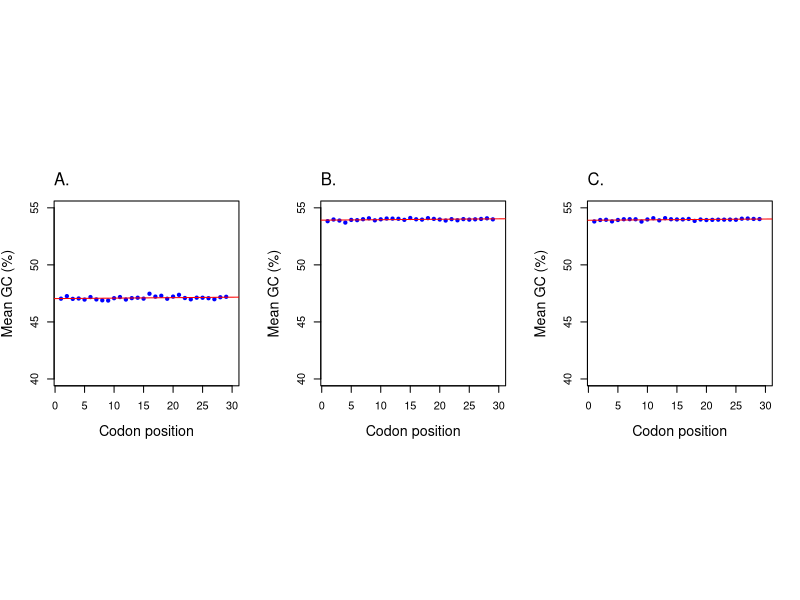

Source code (R):
#Supplementary Figure 4

data1 <- read.csv("Hyperthermophiles.csv",header=T)
attach(data1)

data2 <- read.csv("Thermophiles.csv",header=T)
attach(data2)

data3 <- read.csv("Mesophiles.csv",header=T)
attach(data3)

# Hyperthermophiles

dims1 <- dim(data1)

m.gc1 <- c()
for (i in c(4:dims1[2])) {
    gc <- unlist(data1[i]) * 100
    m.gc1 <- c(m.gc1, mean(gc))
}

core.gc1 <- unlist(data1$Core_GC) * 100
m.gc1 <- c(m.gc1, mean(core.gc1))

x1 <- 1:length(m.gc1) 

# Thermophiles 

dims2 <- dim(data2)

m.gc2 <- c()
for (i in c(4:dims2[2])) {
    gc2 <- unlist(data2[i]) * 100
    m.gc2 <- c(m.gc2, mean(gc2))
}

core.gc2 <- unlist(data2$Core_GC) * 100
m.gc2 <- c(m.gc2, mean(core.gc2))

x2 <- 1:length(m.gc2) 

# Mesoophiles

dims3 <- dim(data3)

m.gc3 <- c()
for (i in c(4:dims3[2])) {
    gc3 <- unlist(data3[i]) * 100
    m.gc3 <- c(m.gc3, mean(gc3))
}

core.gc3 <- unlist(data3$Core_GC) * 100
m.gc3 <- c(m.gc3, mean(core.gc3))  

x3 <- 1:length(m.gc3) 

col_v.1 <- rep("blue", length(m.gc1) - 1)
col_v <- c(col_v.1, "red")

# Output PDF
pdf("SFig4_Core_GC3.pdf", height=5, width=10)
par(mfrow=c(1,3))
par(pty="s")

# PLOT A - Hyperthermophiles
plot(x1, m.gc1, pch=20, col=col_v, xlab="Codon position", ylab="Mean GC (%)", ylim=c(40, 55),cex.lab=1.3)
lm_model1 <- lm(m.gc1 ~ x1)
abline(lm_model1, col="red")
mtext("A.",side=3,adj=0,line=1)

# PLOT B - Thermophiles
plot(x2, m.gc2, pch=20, col=col_v, xlab="Codon position", ylab="Mean GC (%)", ylim=c(40, 55),cex.lab=1.3)
lm_model2 <- lm(m.gc2 ~ x2)
abline(lm_model2, col="red")
mtext("B.",side=3,adj=0,line=1)

# PLOT C - Mesophiles
plot(x3, m.gc3, pch=20, col=col_v, xlab="Codon position", ylab="Mean GC (%)", ylim=c(40, 55),cex.lab=1.3)
lm_model3 <- lm(m.gc3 ~ x3)
abline(lm_model3, col="red")
mtext("C.",side=3,adj=0,line=1)

dev.off()












